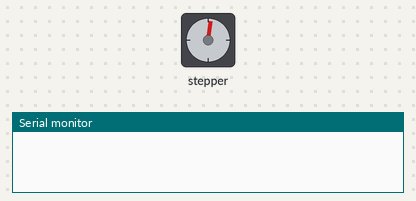
Recording of a sketch running on a simulated ESP8266 (NodeMCU). Parts: stepper motor, the last lines printed to the serial monitor. Stepper angles assume 200 steps per turn.

Above: at 0.55 s.
At 10.54 s:
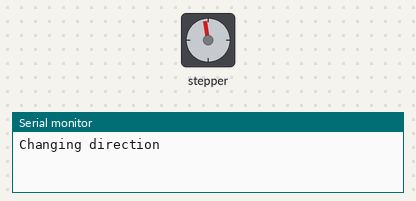
At 20.18 s:
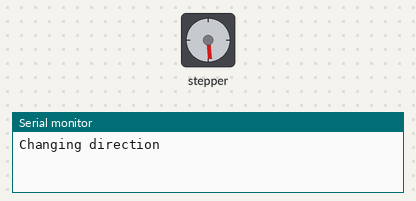
At 39.69 s:
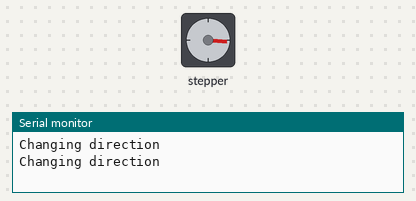
Timing chart, 0 to 40.0 s (numbered marks = the images above):
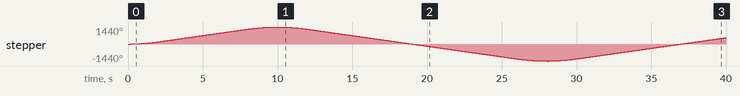

The sketch:

temp14.ino
```cpp
#include <AccelStepper.h>
#include <ESP8266WiFi.h> // Include the ESP8266 WiFi library if needed

const int stepsPerRevolution = 200 * 4;  // 200 steps per revolution, 16 microsteps per step

// ULN2003 Motor Driver Pins
#define IN1 5
#define IN2 4
#define IN3 14
#define IN4 12

// Initialize the stepper library
AccelStepper stepper(AccelStepper::HALF4WIRE, IN1, IN3, IN2, IN4);

void setup() {
  // Initialize the serial port
  Serial.begin(115200);

  // Set the speed and acceleration
  stepper.setMaxSpeed(100);
  stepper.setAcceleration(50);
  // Set target position
  stepper.moveTo(stepsPerRevolution);
}

void loop() {
  // Check current stepper motor position to invert direction
  if (stepper.distanceToGo() == 0){
    stepper.moveTo(-stepper.currentPosition());
    Serial.println("Changing direction");
  }
  // Move the stepper motor (one step at a time)
  stepper.run();
}
```

Measured:
- by itself, stepper: turns 1440° clockwise in 9.9 s, then 2880° counter-clockwise in 17.9 s, then 1974° clockwise in 11.8 s
